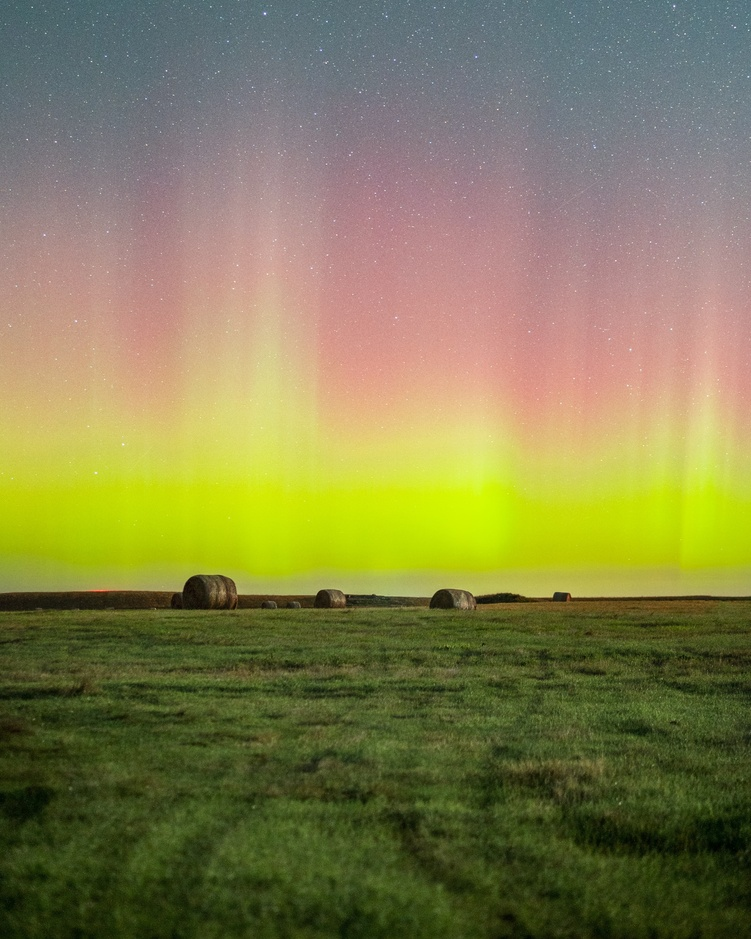
#> input picture ago-dic-2021/fernandez-salinas-cristian-alejandro/imagen.jpg, 751 x 939 px, shrunk from 2804 x 3505 before the run
$ python Parcial2Pt2.py
#> lines starting #> are read from the running program, lines starting #| are printed output that depends on the picture
#> the answer given: imagen.jpg
from abc import ABC, abstractmethod
from os import read
from PIL import Image, ImageDraw

class Escritor(ABC):
    @abstractmethod
    def escribir(self, usrtxt:str) -> str:
       pass


class InsertarTexto(Escritor):

    def enImagen(texto:str) -> str:
#> called with texto = 'imagen.jpg'
        texto = texto + "usamos python para esto :)"
        imagenAUsar = Image.open("imagen.jpg")
#> imagenAUsar is the input picture: PIL image 751x939 RGB; mean R, G, B 129.7, 126.8, 78.6
        imagenEditable = ImageDraw.Draw(imagenAUsar)
        imagenEditable.text((15,15), texto, (255,255,255))
        imagenAUsar.save("resultado.jpg")
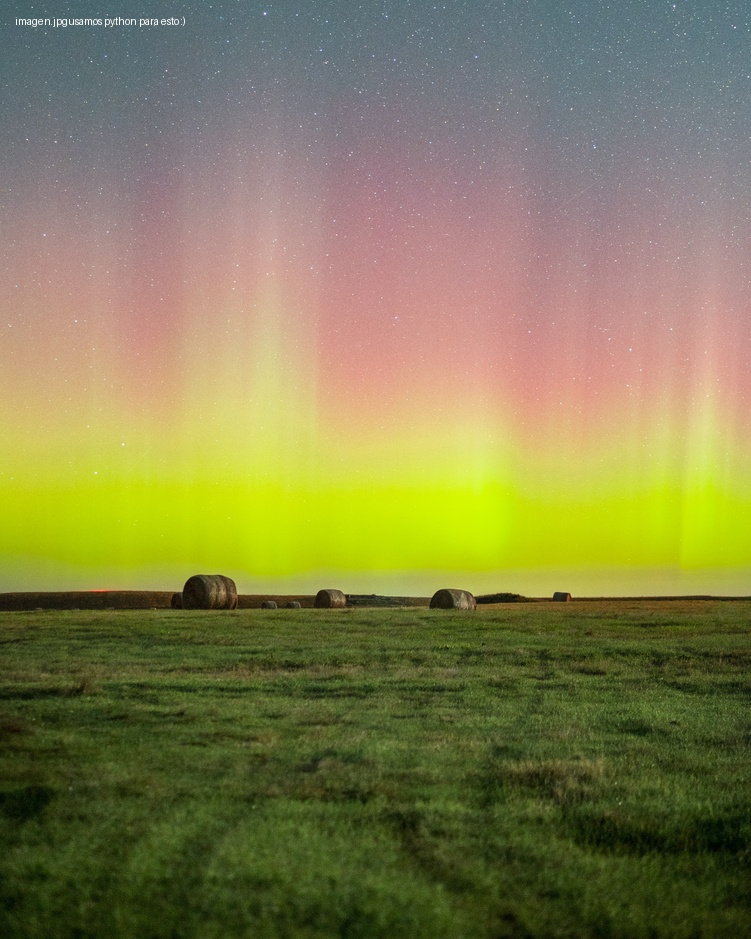
#> saved as resultado.jpg: PIL image 751x939 RGB; mean R, G, B 129.8, 126.9, 78.7
        return texto

if __name__ == "__main__":
    textoAUsar = input('Escribe palabras a insertar en la imagen')
    print(InsertarTexto.enImagen(textoAUsar))
